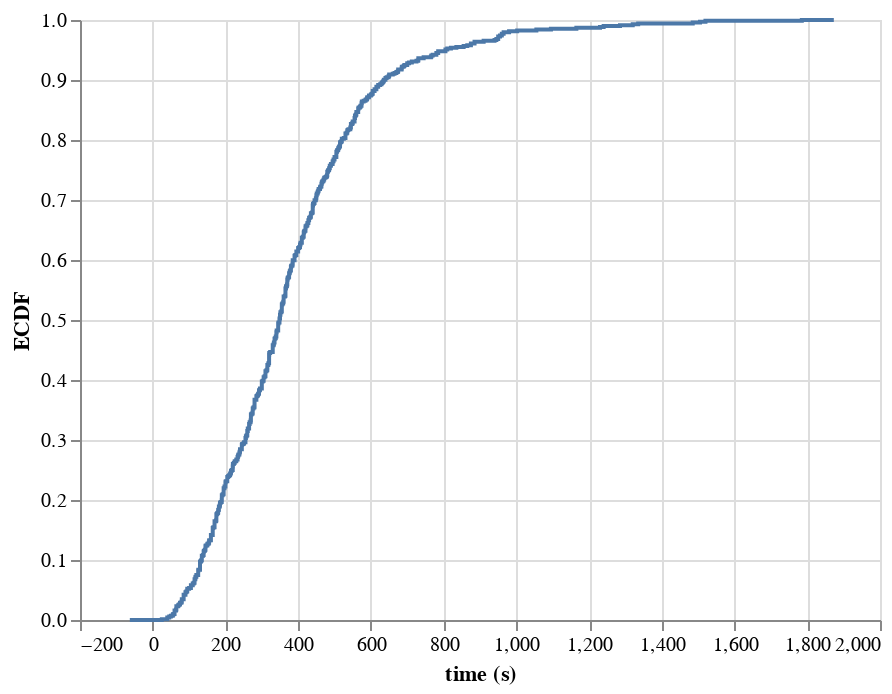

Notebook code cell kept with this figure:
### Markdown cell above
To get a better idea of the distribution, we would like to plot an ECDF for this concentration.

### Code cell
# Plot ECDF of 
altcat.catplot(data = df,
               mark = 'line',
               encoding=dict(x=alt.X('12 uM:Q', title='time (s)')),
               transform = 'ecdf'
              )

### Figure 1 — Vega-Lite specification as saved in the notebook (floating-point values rounded to 4 significant figures; data arrays with more than 128 entries replaced by an {"elided": "..."} marker saying what was removed)
{"$schema": "https://vega.github.io/schema/vega-lite/v2.6.0.json", "config": {"view": {"height": 300, "width": 400}}, "data": {"name": "data-3917e9266fc6da3a2207b61b01659055"}, "datasets": {"data-3917e9266fc6da3a2207b61b01659055": {"elided": "1386 records"}}, "encoding": {"order": {"field": "12 uM", "sort": "ascending", "type": "quantitative"}, "x": {"field": "12 uM", "title": "time (s)", "type": "quantitative"}, "y": {"field": "__ECDF", "title": "ECDF", "type": "quantitative"}}, "mark": {"type": "line"}}
